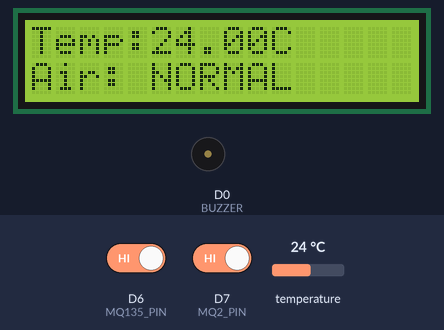
The sketch below on a simulated ESP8266 (NodeMCU). Parts: 16×2 character LCD, buzzer (waves = sounding, pin HIGH). Inputs (shaded band) come from the test bench; at power-on: D6 (MQ135_PIN) HIGH, D7 (MQ2_PIN) HIGH, temperature 24 °C. WiFi joins after 1.5 s; servers stay silent unless stated; uploads are accepted with an empty reply; what the sketch prints to the serial monitor is not drawn.

Above: at 4.8 s.
4.9 s: D6 (MQ135_PIN) driven LOW
At 11.5 s:
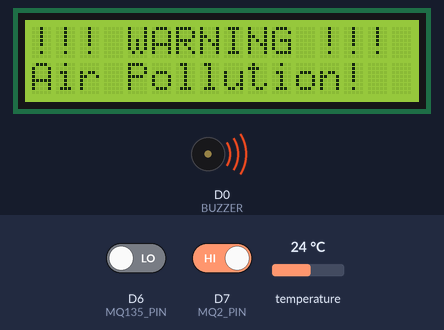
11.8 s: D7 (MQ2_PIN) driven LOW
At 17.4 s:
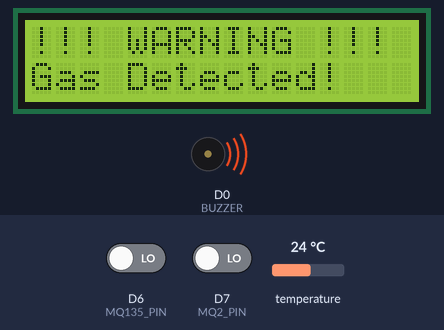
18.1 s: D7 (MQ2_PIN) driven HIGH
At 23.0 s:
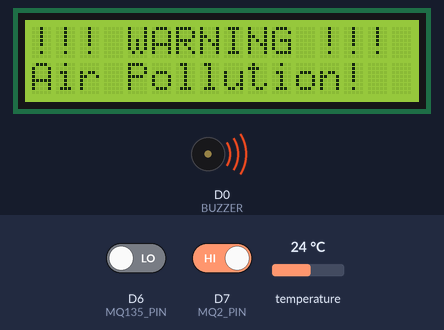
24.4 s: D6 (MQ135_PIN) driven HIGH
At 29.5 s:
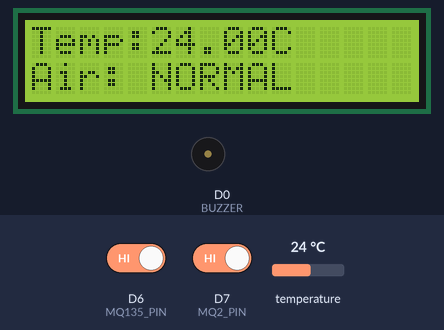
30.7 s: temperature set to 12 °C
At 34.9 s:
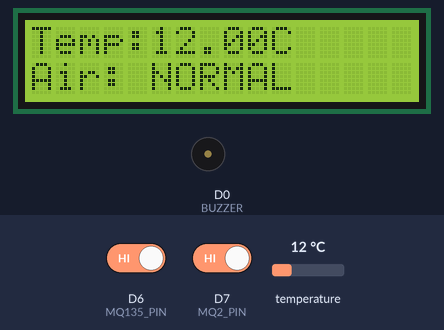
37.0 s: temperature set to 19 °C
At 41.4 s:
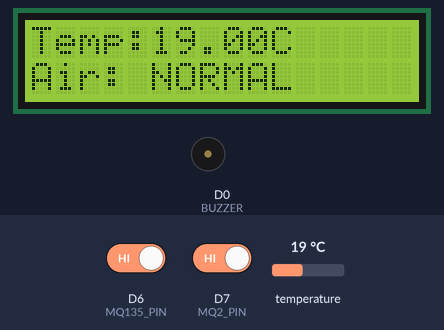
Timing chart, 0 to 42.9 s (numbered marks = the images above; inputs shaded):
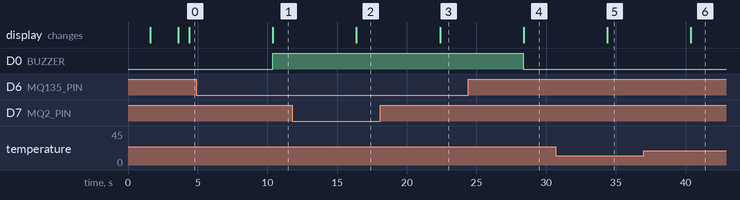

Measured:
- after the input at 4.9 s, D0 (BUZZER): LOW → HIGH after 5.5 s; the display: changes after 5.5 s (image 1)
- after the input at 11.8 s, the display: changes after 4.6 s (image 2)
- after the input at 18.1 s, the display: changes after 4.3 s (image 3)
- after the input at 24.4 s, D0 (BUZZER): HIGH → LOW after 4.0 s; the display: changes after 4.0 s (image 4)
- after the input at 30.7 s, the display: changes after 3.7 s (image 5)
- after the input at 37.0 s, the display: changes after 3.4 s (image 6)

The sketch:

AsthmaMonitoringSystem.ino
```cpp
#include <ESP8266WiFi.h>
#include <ESP8266HTTPClient.h>
#include <Wire.h>
#include <LiquidCrystal_I2C.h>
#include <OneWire.h>
#include <DallasTemperature.h>

// ===== WIFI =====
const char* ssid = "Firmware";
const char* password = "Solutions@12345";

// ===== SERVER =====
const char* serverName = "http://esskay-012024.live/pollution12345/save_data.php";

// ===== PINS =====
#define MQ135_PIN D6
#define MQ2_PIN   D7
#define ONE_WIRE_BUS D5
#define BUZZER    D0

// ===== OBJECTS =====
LiquidCrystal_I2C lcd(0x27, 16, 2);
OneWire oneWire(ONE_WIRE_BUS);
DallasTemperature sensors(&oneWire);

void setup() {
  Serial.begin(115200);

  pinMode(MQ135_PIN, INPUT);
  pinMode(MQ2_PIN, INPUT);
  pinMode(BUZZER, OUTPUT);

  digitalWrite(BUZZER, LOW);

  sensors.begin();

  lcd.init();
  lcd.backlight();

  // ===== WIFI CONNECT =====
  WiFi.begin(ssid, password);
  lcd.setCursor(0,0);
  lcd.print("Connecting WiFi");

  while (WiFi.status() != WL_CONNECTED) {
    delay(500);
    Serial.print(".");
  }

  lcd.clear();
  lcd.print("WiFi Connected");
  delay(2000);
  lcd.clear();
}

void loop() {

  int airQuality = digitalRead(MQ135_PIN);
  int gasState   = digitalRead(MQ2_PIN);

  sensors.requestTemperatures();
  float temp = sensors.getTempCByIndex(0);

  lcd.clear();

  if (temp == DEVICE_DISCONNECTED_C) {
    lcd.print("Temp Error!");
    delay(2000);
    return;
  }

  // ===== ALERT =====
  if (gasState == LOW || airQuality == LOW) {
    digitalWrite(BUZZER, HIGH);

    lcd.setCursor(0,0);
    lcd.print("!!! WARNING !!!");

    if (gasState == LOW) {
      lcd.setCursor(0,1);
      lcd.print("Gas Detected!");
    } else {
      lcd.setCursor(0,1);
      lcd.print("Air Pollution!");
    }
  } else {
    digitalWrite(BUZZER, LOW);

    lcd.setCursor(0,0);
    lcd.print("Temp:");
    lcd.print(temp);
    lcd.print("C");

    lcd.setCursor(0,1);
    lcd.print("Air: NORMAL");
  }

  // ===== SEND DATA =====
  if (WiFi.status() == WL_CONNECTED) {
    HTTPClient http;

    String url = serverName;
    url += "?temp=" + String(temp);
    url += "&mq2=" + String(gasState);
    url += "&mq135=" + String(airQuality);

    http.begin(url);
    int httpCode = http.GET();

    Serial.print("HTTP Response: ");
    Serial.println(httpCode);

    http.end();
  }

  delay(5000); // send every 5 sec
}
```
